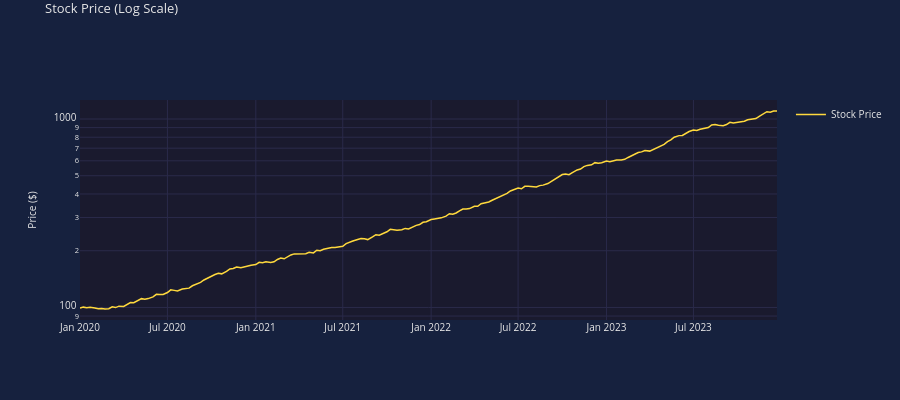

Write notebook code for a chart like this one.
### Markdown cell above
## 3. Logarithmic Scale Chart

Stock prices often look better on a log scale to show percentage changes more accurately.

### Code cell
dates, values = generate_stock_data()
# Create exponential growth for log scale demo
exp_values = [v * (1.1 ** (i/10)) for i, v in enumerate(values)]

chart = EconChart(num_rows=1, height=400)
chart.add_line(row=1, x=dates, y=exp_values, name='Stock Price', color='#ffd93d')
chart.set_yaxis(row=1, title='Price ($)', scale_type='log')
chart.set_title('Stock Price (Log Scale)')
chart.enable_unified_spikeline()
chart.show()

### Figure 1 — Plotly figure (JSON) as saved in the notebook; plotly's stock layout.template omitted (floating-point values rounded to 4 significant figures; data arrays with more than 128 entries replaced by an {"elided": "..."} marker saying what was removed)
{"data": [{"line": {"color": "#ffd93d", "width": 1.5}, "name": "Stock Price", "showlegend": true, "type": "scatter", "visible": true, "x": {"elided": "192 str values"}, "xaxis": "x", "y": {"elided": "192 float values"}, "yaxis": "y"}], "layout": {"font": {"color": "#e8e8e8", "size": 10}, "height": 400, "hoverlabel": {"bgcolor": "#16213e", "font": {"color": "#e8e8e8", "size": 11}}, "hovermode": "x unified", "paper_bgcolor": "#16213e", "plot_bgcolor": "#1a1a2e", "title": {"font": {"color": "#e8e8e8", "size": 13}, "text": "Stock Price (Log Scale)", "y": 0.99, "yanchor": "top"}, "xaxis": {"anchor": "y", "domain": [0, 1], "gridcolor": "#2a2a4a", "showspikes": true, "spikecolor": "rgba(255, 255, 255, 0.5)", "spikedash": "dot", "spikemode": "across", "spikesnap": "cursor", "spikethickness": 1}, "yaxis": {"anchor": "x", "domain": [0, 1], "gridcolor": "#2a2a4a", "title": {"font": {"color": "#e8e8e8", "size": 10}, "text": "Price ($)"}, "type": "log"}}}
